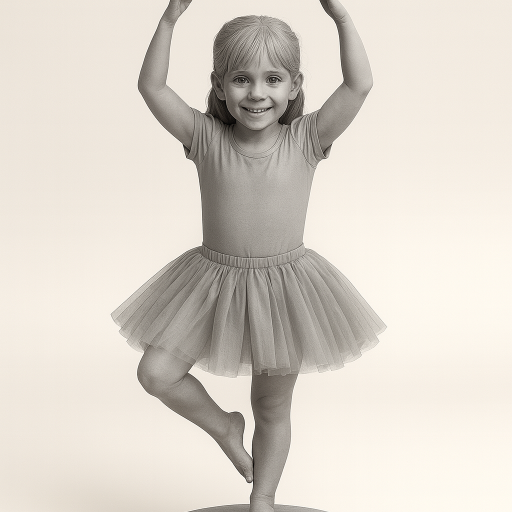
#> input picture site/figurki/baletnica-wizualizacja.png, 1024 x 1024 px (shown at 1/2 size)
$ python cli.py ../site/figurki/baletnica-wizualizacja.png
#> lines starting #> are read from the running program, lines starting #| are printed output that depends on the picture
### photo_to_resin/core.py
"""Rdzeń photo-to-resin: zdjęcie -> mapa wysokości -> siatka 3D -> binarny STL.

Litofan działa na prostej zasadzie: im ciemniejszy piksel zdjęcia, tym grubsza
warstwa żywicy w tym miejscu. Podświetlona od tyłu płytka przepuszcza mniej
światła tam, gdzie jest grubsza, i obraz staje się widoczny.
"""

from __future__ import annotations

import struct
from dataclasses import dataclass
from pathlib import Path

import numpy as np
from PIL import Image, ImageFilter


@dataclass(frozen=True)
class LithophaneParams:
    """Parametry fizyczne litofanu (wymiary w milimetrach)."""

    width_mm: float = 80.0
    min_thickness_mm: float = 0.6
    max_thickness_mm: float = 2.8
    pixels_per_mm: float = 4.0
    frame_mm: float = 2.0
    gamma: float = 1.0
    blur_radius_px: float = 0.5
    invert: bool = True  # True = ciemny piksel -> gruba żywica (klasyczny litofan)

    def validate(self) -> None:
        if not 10 <= self.width_mm <= 300:
            raise ValueError("width_mm musi być w zakresie 10-300 mm")
        if self.min_thickness_mm < 0.2:
            raise ValueError("min_thickness_mm poniżej 0.2 mm będzie zbyt kruche")
        if self.max_thickness_mm <= self.min_thickness_mm:
            raise ValueError("max_thickness_mm musi być większe niż min_thickness_mm")
        if not 1 <= self.pixels_per_mm <= 12:
            raise ValueError("pixels_per_mm musi być w zakresie 1-12")
        if self.frame_mm < 0:
            raise ValueError("frame_mm nie może być ujemne")
        if self.gamma <= 0:
            raise ValueError("gamma musi być dodatnia")


def load_image(source: str | Path | Image.Image | np.ndarray) -> Image.Image:
    """Wczytuje obraz z pliku, obiektu PIL lub tablicy numpy jako 8-bit grayscale."""
    if isinstance(source, Image.Image):
        img = source
    elif isinstance(source, np.ndarray):
        arr = source
        if arr.dtype != np.uint8:
            arr = np.clip(arr, 0, 255).astype(np.uint8)
        img = Image.fromarray(arr)
    else:
        img = Image.open(source)
    return img.convert("L")


def image_to_heightmap(
    source: str | Path | Image.Image | np.ndarray,
    params: LithophaneParams = LithophaneParams(),
) -> tuple[np.ndarray, float]:
    """Zamienia obraz na mapę grubości w mm.

    Zwraca (heights, pixel_size_mm), gdzie heights[wiersz, kolumna] to grubość
    żywicy w danym punkcie, a pixel_size_mm to rozmiar jednego piksela siatki.
    """
    params.validate()
    img = load_image(source)
#> in load_image, img is the input picture: PIL image 1024x1024 RGB; mean R, G, B 219.1, 212.4, 203

    px_size = 1.0 / params.pixels_per_mm
    target_w = max(2, round(params.width_mm * params.pixels_per_mm))
    target_h = max(2, round(target_w * img.height / img.width))
    img = img.resize((target_w, target_h), Image.LANCZOS)

    if params.blur_radius_px > 0:
        img = img.filter(ImageFilter.GaussianBlur(params.blur_radius_px))

    values = np.asarray(img, dtype=np.float64) / 255.0
    values = values ** params.gamma
    if params.invert:
        values = 1.0 - values

    span = params.max_thickness_mm - params.min_thickness_mm
    heights = params.min_thickness_mm + values * span

    if params.frame_mm > 0:
        border = max(1, round(params.frame_mm * params.pixels_per_mm))
        framed = np.full(
            (heights.shape[0] + 2 * border, heights.shape[1] + 2 * border),
            params.max_thickness_mm,
        )
        framed[border:-border, border:-border] = heights
        heights = framed

    return heights, px_size


def heightmap_to_triangles(heights: np.ndarray, pixel_size_mm: float) -> np.ndarray:
    """Buduje zamkniętą bryłę z mapy wysokości.

    Zwraca tablicę trójkątów (N, 3, 3) w mm: górna powierzchnia odwzorowuje
    obraz, spód jest płaski na z=0, boki domykają bryłę. Oś Y jest odwrócona
    względem wierszy obrazu, żeby litofan oglądany od frontu (+z) nie był
    lustrzanym odbiciem zdjęcia.
    """
    z = np.asarray(heights, dtype=np.float64)
    rows, cols = z.shape
    xs = np.arange(cols) * pixel_size_mm
    ys = (rows - 1 - np.arange(rows)) * pixel_size_mm
    X, Y = np.meshgrid(xs, ys)

    top = np.stack([X, Y, z], axis=-1)
    bottom = np.stack([X, Y, np.zeros_like(z)], axis=-1)

    def grid_quads(pts: np.ndarray, flip: bool) -> np.ndarray:
        a = pts[:-1, :-1].reshape(-1, 3)
        b = pts[:-1, 1:].reshape(-1, 3)
        c = pts[1:, :-1].reshape(-1, 3)
        d = pts[1:, 1:].reshape(-1, 3)
        # Y maleje wraz z indeksem wiersza, więc (a, b, d)/(a, d, c) daje
        # normalne skierowane w -z; flip=True odwraca je w +z (góra bryły).
        t1 = np.stack([a, b, d], axis=1)
        t2 = np.stack([a, d, c], axis=1)
        tris = np.concatenate([t1, t2], axis=0)
        if flip:
            tris = tris[:, ::-1, :]
        return tris

    def wall(top_edge: np.ndarray, bot_edge: np.ndarray, flip: bool) -> np.ndarray:
        t0, t1 = top_edge[:-1], top_edge[1:]
        b0, b1 = bot_edge[:-1], bot_edge[1:]
        q1 = np.stack([t0, b0, b1], axis=1)
        q2 = np.stack([t0, b1, t1], axis=1)
        tris = np.concatenate([q1, q2], axis=0)
        if flip:
            tris = tris[:, ::-1, :]
        return tris

    parts = [
        grid_quads(top, flip=True),
        grid_quads(bottom, flip=False),
        wall(top[0], bottom[0], flip=True),       # górna krawędź obrazu (max Y)
        wall(top[-1], bottom[-1], flip=False),    # dolna krawędź obrazu (Y=0)
        wall(top[:, 0], bottom[:, 0], flip=False),  # lewa (x=0)
        wall(top[:, -1], bottom[:, -1], flip=True),   # prawa (x=max)
    ]
    return np.concatenate(parts, axis=0)


def write_binary_stl(triangles: np.ndarray, path: str | Path, name: str = "photo-to-resin") -> Path:
    """Zapisuje trójkąty (N, 3, 3) jako binarny STL."""
    path = Path(path)
    tris = np.ascontiguousarray(triangles, dtype=np.float32)
    n = len(tris)

    e1 = tris[:, 1] - tris[:, 0]
    e2 = tris[:, 2] - tris[:, 0]
    normals = np.cross(e1, e2)
    lengths = np.linalg.norm(normals, axis=1, keepdims=True)
    np.divide(normals, lengths, out=normals, where=lengths > 0)

    record = np.zeros(
        n,
        dtype=np.dtype(
            [("normal", "<f4", 3), ("vertices", "<f4", (3, 3)), ("attr", "<u2")]
        ),
    )
    record["normal"] = normals
    record["vertices"] = tris

    header = name.encode("ascii", "replace")[:80].ljust(80, b"\0")
    with open(path, "wb") as fh:
        fh.write(header)
        fh.write(struct.pack("<I", n))
        fh.write(record.tobytes())
    return path


def photo_to_stl(
    source: str | Path | Image.Image | np.ndarray,
    output: str | Path,
    params: LithophaneParams = LithophaneParams(),
) -> Path:
    """Pełny potok: zdjęcie -> litofan STL. Zwraca ścieżkę zapisanego pliku."""
    heights, px = image_to_heightmap(source, params)
#> in image_to_heightmap, `img = img.resize((target_w, target_h), Image.LANCZOS)`:
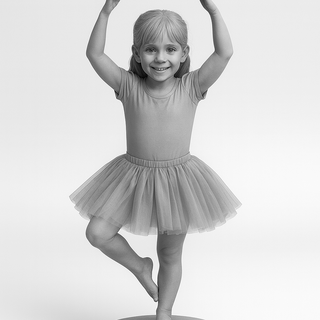
#> img: PIL image 320x320 L; min 5, max 255, mean 213.3
#> in image_to_heightmap, `values = 1.0 - values`:
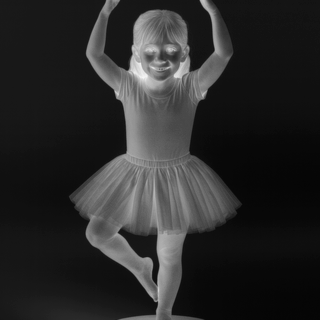
#> values: shape (320, 320) float64; min 0.0157, max 0.965, mean 0.164
#> in image_to_heightmap, `framed[border:-border, border:-border] = heights`:
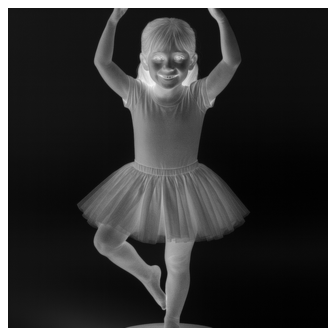
#> framed: shape (336, 336) float64; min 0.635, max 2.8, mean 1.13; drawn with min black and max white
    triangles = heightmap_to_triangles(heights, px)
    return write_binary_stl(triangles, output)

### photo_to_resin/cli.py
"""Prosty interfejs wiersza poleceń: photo-to-resin zdjecie.jpg -o litofan.stl"""

from __future__ import annotations

import argparse
from pathlib import Path

from photo_to_resin.core import LithophaneParams, photo_to_stl


def main(argv: list[str] | None = None) -> int:
    parser = argparse.ArgumentParser(
        prog="photo-to-resin",
        description="Zamienia zdjęcie w litofan STL gotowy do druku na drukarce żywicznej.",
    )
    parser.add_argument("image", help="ścieżka do zdjęcia (JPG/PNG/...)")
    parser.add_argument("-o", "--output", help="plik wynikowy STL (domyślnie: <zdjęcie>.stl)")
    parser.add_argument("--width", type=float, default=80.0, help="szerokość litofanu w mm (domyślnie 80)")
    parser.add_argument("--min-thickness", type=float, default=0.6, help="grubość w najjaśniejszym miejscu, mm")
    parser.add_argument("--max-thickness", type=float, default=2.8, help="grubość w najciemniejszym miejscu, mm")
    parser.add_argument("--resolution", type=float, default=4.0, help="rozdzielczość siatki, piksele na mm")
    parser.add_argument("--frame", type=float, default=2.0, help="szerokość ramki w mm (0 = bez ramki)")
    parser.add_argument("--gamma", type=float, default=1.0, help="korekcja gamma jasności zdjęcia")
    parser.add_argument("--no-invert", action="store_true",
                        help="nie odwracaj jasności (relief zamiast litofanu)")
    args = parser.parse_args(argv)

    output = Path(args.output) if args.output else Path(args.image).with_suffix(".stl")
    params = LithophaneParams(
        width_mm=args.width,
        min_thickness_mm=args.min_thickness,
        max_thickness_mm=args.max_thickness,
        pixels_per_mm=args.resolution,
        frame_mm=args.frame,
        gamma=args.gamma,
        invert=not args.no_invert,
    )
    path = photo_to_stl(args.image, output, params)
#> in photo_to_stl, `heights, px = image_to_heightmap(source, params)`: px = 0.25
#> in heightmap_to_triangles, `xs = np.arange(cols) * pixel_size_mm`: xs = 336 values from 0 to 83.75
#> in heightmap_to_triangles, `ys = (rows - 1 - np.arange(rows)) * pixel_size_mm`: ys = 336 values, max 83.75 at index 0, min 0 at index 335, mean 41.88
#> in heightmap_to_triangles, `top = np.stack([X, Y, z], axis=-1)`:
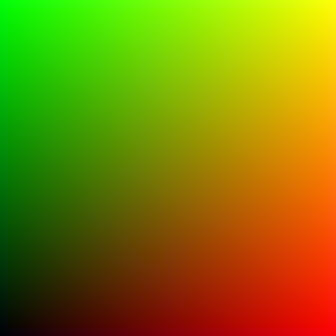
#> top: shape (336, 336, 3) float64; mean of channels 0, 1, 2 41.9, 41.9, 1.1; drawn with min black and max white
#> in wall, `t0, t1 = top_edge[:-1], top_edge[1:]`: t0 = 335 rows, first 8: [0, 83.75, 2.8], [0.25, 83.75, 2.8], [0.5, 83.75, 2.8], [0.75, 83.75, 2.8], [1, 83.75, 2.8], [1.25, 83.75, 2.8], [1.5, 83.75, 2.8], [1.75, 83.75, 2.8]; t1 = 335 rows, first 8: [0.25, 83.75, 2.8], [0.5, 83.75, 2.8], [0.75, 83.75, 2.8], [1, 83.75, 2.8], [1.25, 83.75, 2.8], [1.5, 83.75, 2.8], [1.75, 83.75, 2.8], [2, 83.75, 2.8]
#> in wall, `b0, b1 = bot_edge[:-1], bot_edge[1:]`: b0 = 335 rows, first 8: [0, 83.75, 0], [0.25, 83.75, 0], [0.5, 83.75, 0], [0.75, 83.75, 0], [1, 83.75, 0], [1.25, 83.75, 0], [1.5, 83.75, 0], [1.75, 83.75, 0]; b1 = 335 rows, first 8: [0.25, 83.75, 0], [0.5, 83.75, 0], [0.75, 83.75, 0], [1, 83.75, 0], [1.25, 83.75, 0], [1.5, 83.75, 0], [1.75, 83.75, 0], [2, 83.75, 0]
#> in wall (call 2), `t0, t1 = top_edge[:-1], top_edge[1:]`: t0 = 335 rows, first 8: [0, 0, 2.8], [0.25, 0, 2.8], [0.5, 0, 2.8], [0.75, 0, 2.8], [1, 0, 2.8], [1.25, 0, 2.8], [1.5, 0, 2.8], [1.75, 0, 2.8]; t1 = 335 rows, first 8: [0.25, 0, 2.8], [0.5, 0, 2.8], [0.75, 0, 2.8], [1, 0, 2.8], [1.25, 0, 2.8], [1.5, 0, 2.8], [1.75, 0, 2.8], [2, 0, 2.8]
#> in wall (call 2), `b0, b1 = bot_edge[:-1], bot_edge[1:]`: b0 = 335 rows, first 8: [0, 0, 0], [0.25, 0, 0], [0.5, 0, 0], [0.75, 0, 0], [1, 0, 0], [1.25, 0, 0], [1.5, 0, 0], [1.75, 0, 0]; b1 = 335 rows, first 8: [0.25, 0, 0], [0.5, 0, 0], [0.75, 0, 0], [1, 0, 0], [1.25, 0, 0], [1.5, 0, 0], [1.75, 0, 0], [2, 0, 0]
#> in wall (call 3), `t0, t1 = top_edge[:-1], top_edge[1:]`: t0 = 335 rows, first 8: [0, 83.75, 2.8], [0, 83.5, 2.8], [0, 83.25, 2.8], [0, 83, 2.8], [0, 82.75, 2.8], [0, 82.5, 2.8], [0, 82.25, 2.8], [0, 82, 2.8]; t1 = 335 rows, first 8: [0, 83.5, 2.8], [0, 83.25, 2.8], [0, 83, 2.8], [0, 82.75, 2.8], [0, 82.5, 2.8], [0, 82.25, 2.8], [0, 82, 2.8], [0, 81.75, 2.8]
#> in wall (call 3), `b0, b1 = bot_edge[:-1], bot_edge[1:]`: b0 = 335 rows, first 8: [0, 83.75, 0], [0, 83.5, 0], [0, 83.25, 0], [0, 83, 0], [0, 82.75, 0], [0, 82.5, 0], [0, 82.25, 0], [0, 82, 0]; b1 = 335 rows, first 8: [0, 83.5, 0], [0, 83.25, 0], [0, 83, 0], [0, 82.75, 0], [0, 82.5, 0], [0, 82.25, 0], [0, 82, 0], [0, 81.75, 0]
#> in wall (call 4), `t0, t1 = top_edge[:-1], top_edge[1:]`: t0 = 335 rows, first 8: [83.75, 83.75, 2.8], [83.75, 83.5, 2.8], [83.75, 83.25, 2.8], [83.75, 83, 2.8], [83.75, 82.75, 2.8], [83.75, 82.5, 2.8], [83.75, 82.25, 2.8], [83.75, 82, 2.8]; t1 = 335 rows, first 8: [83.75, 83.5, 2.8], [83.75, 83.25, 2.8], [83.75, 83, 2.8], [83.75, 82.75, 2.8], [83.75, 82.5, 2.8], [83.75, 82.25, 2.8], [83.75, 82, 2.8], [83.75, 81.75, 2.8]
#> in wall (call 4), `b0, b1 = bot_edge[:-1], bot_edge[1:]`: b0 = 335 rows, first 8: [83.75, 83.75, 0], [83.75, 83.5, 0], [83.75, 83.25, 0], [83.75, 83, 0], [83.75, 82.75, 0], [83.75, 82.5, 0], [83.75, 82.25, 0], [83.75, 82, 0]; b1 = 335 rows, first 8: [83.75, 83.5, 0], [83.75, 83.25, 0], [83.75, 83, 0], [83.75, 82.75, 0], [83.75, 82.5, 0], [83.75, 82.25, 0], [83.75, 82, 0], [83.75, 81.75, 0]
#> in write_binary_stl, `n = len(tris)`: n = 451580
#> (the run stopped early here; a loop or call above may not have finished)
